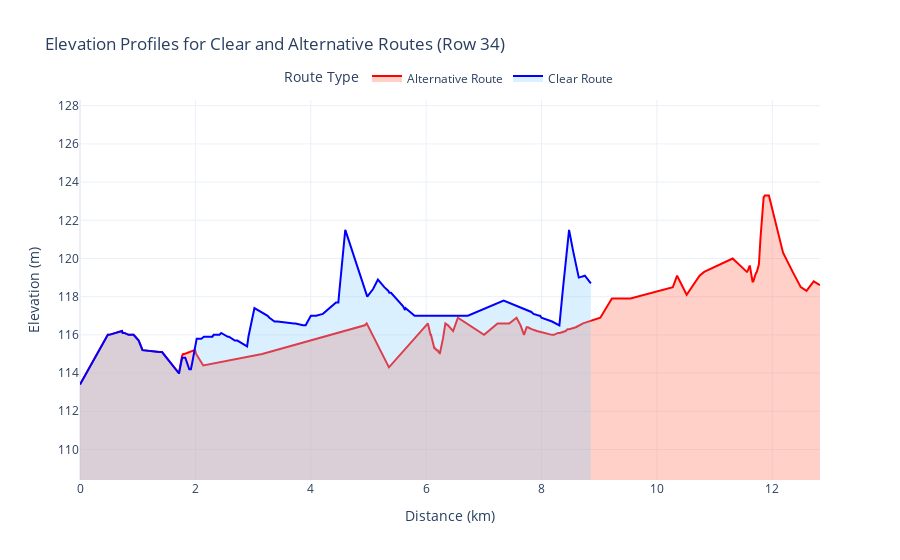

The notebook cell saved with this chart:
### Code cell
import plotly.graph_objects as go

# Specify the row index
row_index = 34

# Extract Clear and Alt routes for the specified row
clear_route = df.iloc[row_index]["Clear_Route"]
alt_route = df.iloc[row_index]["Alt_Route"]

# Extract distances and elevations for Clear and Alt routes
clear_distances = [point["cumulative_distance"] /
                   1000 for point in clear_route]  # Convert to kilometers
clear_elevations = [point["elevation"] for point in clear_route]

alt_distances = [point["cumulative_distance"] /
                 1000 for point in alt_route]  # Convert to kilometers
alt_elevations = [point["elevation"] for point in alt_route]

# Calculate the elevation range
min_elevation = min(min(clear_elevations), min(alt_elevations))
max_elevation = max(max(clear_elevations), max(alt_elevations))

# Add a buffer of ±5 meters
y_min = min_elevation - 5
y_max = max_elevation + 5

# Create a Plotly figure
fig = go.Figure()

# Add the alternative route's elevation profile
fig.add_trace(go.Scatter(
    x=alt_distances,
    y=alt_elevations,
    mode="lines",
    name="Alternative Route",
    line=dict(color="red"),
    fill='tozeroy',  # Fill area under the line to the x-axis (y=0)
    fillcolor='rgba(255, 99, 71, 0.3)'  # Transparent red fill
))

# Add the clear route's elevation profile
fig.add_trace(go.Scatter(
    x=clear_distances,
    y=clear_elevations,
    mode="lines",
    name="Clear Route",
    line=dict(color="blue"),
    fill='tozeroy',  # Fill area under the line to the x-axis (y=0)
    fillcolor='rgba(135, 206, 250, 0.3)'  # Transparent blue fill
))

# Update the layout
fig.update_layout(
    title=f"Elevation Profiles for Clear and Alternative Routes (Row {
        row_index})",
    xaxis_title="Distance (km)",
    yaxis_title="Elevation (m)",
    yaxis=dict(range=[y_min, y_max]),  # Set y-axis limits
    legend=dict(
        title="Route Type",
        orientation="h",  # Horizontal legend
        yanchor="bottom",
        y=1.02,
        xanchor="center",
        x=0.5
    ),
    template="plotly_white"
)

# Show the plot
fig.show()

### Figure 1 — Plotly figure (JSON) as saved in the notebook; plotly's stock layout.template omitted (floating-point values rounded to 4 significant figures; data arrays with more than 128 entries replaced by an {"elided": "..."} marker saying what was removed)
{"data": [{"fill": "tozeroy", "fillcolor": "rgba(255, 99, 71, 0.3)", "line": {"color": "red"}, "mode": "lines", "name": "Alternative Route", "type": "scatter", "x": {"elided": "139 float values"}, "y": {"elided": "139 float values"}}, {"fill": "tozeroy", "fillcolor": "rgba(135, 206, 250, 0.3)", "line": {"color": "blue"}, "mode": "lines", "name": "Clear Route", "type": "scatter", "x": {"elided": "131 float values"}, "y": {"elided": "131 float values"}}], "layout": {"legend": {"orientation": "h", "title": {"text": "Route Type"}, "x": 0.5, "xanchor": "center", "y": 1.02, "yanchor": "bottom"}, "title": {"text": "Elevation Profiles for Clear and Alternative Routes (Row 34)"}, "xaxis": {"title": {"text": "Distance (km)"}}, "yaxis": {"range": [108.4, 128.3], "title": {"text": "Elevation (m)"}}}}
